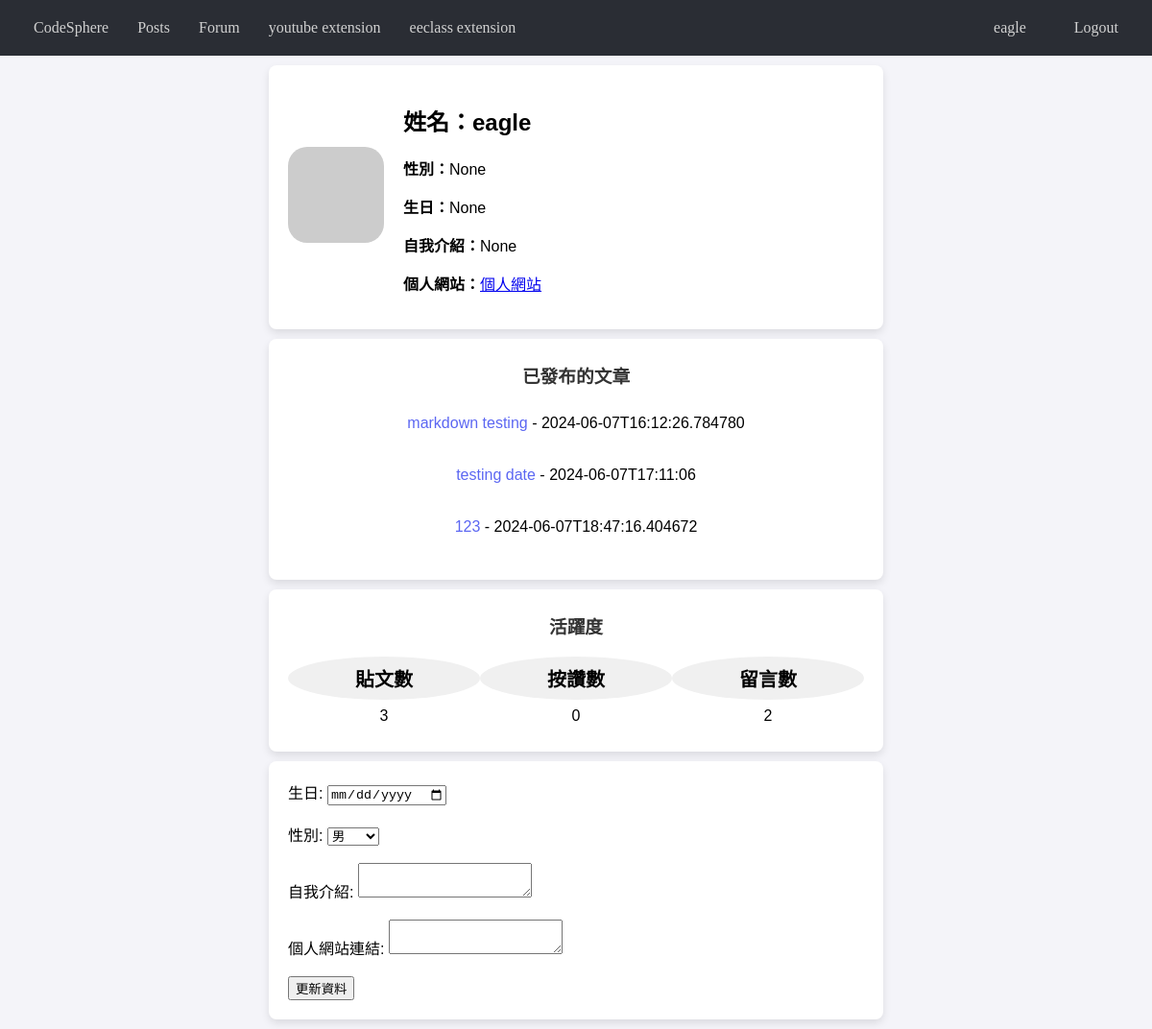
Page /profile (signed in) on the committed database.
### tables this page shows
CREATE TABLE users (user_id INTEGER PRIMARY KEY NOT NULL UNIQUE, name TEXT NOT NULL, password TEXT NOT NULL, email TEXT, birth TEXT, role TEXT NOT NULL DEFAULT user, gender TEXT, intro TEXT, web_link TEXT);

CREATE TABLE posts (post_id INTEGER PRIMARY KEY UNIQUE NOT NULL, author_id INTEGER REFERENCES users (user_id) NOT NULL, title TEXT NOT NULL, content TEXT NOT NULL, visible INTEGER NOT NULL DEFAULT (1), deleted INTEGER NOT NULL DEFAULT (0), created_at TEXT NOT NULL, deleted_at, updated_at TEXT NOT NULL);

### codeSphere/main.py (the view)
@app.route('/profile')
def profile():
    user = get_user_from_database()
    if user is None:
        return redirect(url_for('entrance'))
    posts = get_posts_from_database(user['id'])
    posts_amount = len(posts)
    comments = get_comments_from_database(user['id'])
    comments_amount = len(comments)
    likes = get_likes_from_database(user['id'])
    likes_amount = len(likes)
    return render_template('profile.html',
                           user=user,
                           posts=posts,
                           posts_amount=posts_amount,
                           comments_amount=comments_amount,
                           likes_amount = likes_amount
                           )

### codeSphere/main.py (called while the page is built)
def get_db():
    db = getattr(g, '_database', None)
    if db is None:
        db = g._database = sqlite3.connect(DATABASE)
    return db

@app.teardown_appcontext
def close_connection(exception):
    db = getattr(g, '_database', None)
    if db is not None:
        db.close()

def get_user_from_database():
    conn = get_db()
    cursor = conn.cursor()
    if 'username' in session and session['username']:
        cursor.execute('''select * from users where name = ?''', (session['username'],))
        res = cursor.fetchone()
        return {
            'id': res[0],
            'username': res[1],
            'gender': res[6],
            'birthday': res[4],
            'bio': res[7],
            'website_href': res[8],
            'website_name': '個人網站'
        }
    else:
        return None

def get_posts_from_database(user_id):
    conn = get_db()
    cursor = conn.cursor()
    cursor.execute('''select * from posts where author_id = ?''', (user_id,))
    posts = cursor.fetchall()
    return posts

def get_comments_from_database(user_id):
    conn = get_db()
    cursor = conn.cursor()
    cursor.execute('''select * from comments where author_id = ?''', (user_id,))
    comments = cursor.fetchall()
    return comments

def get_likes_from_database(user_id):
    conn = get_db()
    cursor = conn.cursor()
    cursor.execute('''select * from likesForPost where user_id = ?''', (user_id,))
    likes = cursor.fetchall()
    return likes

### codeSphere/templates/profile.html (shortened to what this page needs)
<!DOCTYPE html>
<html lang="zh-Hant">
<head>
    <link rel="stylesheet" type="text/css" href="{{ url_for('static', filename='profile.css') }}">
    <link rel="stylesheet" href="{{ url_for('static', filename='navbar.css') }}">
</head>
<body>
    <div class="profile-container">
        <div class="avatar" id="avatar">
            <img id="avatar-image" src="https://picsum.photos/200/300" alt="頭像">
        </div>
        <div class="personal-info" id="personal-info">
            <h2>姓名：{{ user.username }}</h2>
            <p><strong>性別：</strong>{{ user.gender }}</p>
            <p><strong>生日：</strong>{{ user.birthday }}</p>
            <p><strong>自我介紹：</strong>{{ user.bio }}</p>
            <p><p><strong>個人網站：</strong><a href="{{ user.website_href }}">{{ user.website_name }}</a></p></p>
        </div>
    </div>
    <div class="articles-container">
        <h3>已發布的文章</h3>
        {% for post in posts %}
        <ul id="articles-list">
            <li><a href="/">{{post[2]}}</a> - {{post[6]}}</li>
        </ul>
        {% endfor %}
    </div>
    <div class="stats-container">
        <h3>活躍度</h3>
        <table>
            <thead>
                <tr>
                    <th>貼文數</th>
                    <th>按讚數</th>
                    <th>留言數</th>
                </tr>
            </thead>
            <tbody>
                <tr id="stats-row">
                    <td>{{ posts_amount }}</td>
                    <td>{{ likes_amount }}</td>
                    <td>{{ comments_amount }}</td>
                </tr>
            </tbody>
        </table>
    </div>
    <div class="profile-container">
        <form action="/update_profile" method="POST">
            <label for="birthday">生日:</label>
            <input type="date" id="birthday" name="birthday" value=""><br><br>
            <label for="gender">性別:</label>
            <select id="gender" name="gender">
                <option value="男" selected>男</option>
            </select><br><br>
            <label for="bio">自我介紹:</label>
            <textarea id="bio" name="bio"></textarea><br><br>
            <label for="website_href">個人網站連結:</label>
            <textarea id="website_href" name="website_href"></textarea><br><br>
            <button type="submit">更新資料</button>
        </form>
    </div>
</body>
</html>

### codeSphere/static/profile.css (style rules this page uses)
body { font-family: Arial, sans-serif; margin: 0; padding: 0; background-color: #f4f4f9; }
.profile-container, .articles-container, .stats-container { max-width: 600px; }
.profile-container { display: flex; align-items: center; padding: 20px; margin: 10px auto; width: 80%; border-radius: 8px; background-color: white; box-shadow: 0 4px 8px rgba(0,0,0,0.1); }
.avatar img { width: 100px; height: 100px; border-radius: 20%; margin-right: 20px; }
.articles-container { padding: 10px; margin: 10px; }
.articles-container h3 { color: #333; }
.articles-container { padding: 5px 20px 20px 20px; background-color: white; margin: 10px auto; width: 80%; border-radius: 8px; box-shadow: 0 4px 8px rgba(0,0,0,0.1); text-align: center; }
.articles-container ul { list-style-type: none; padding: 0; }
.articles-container li { padding: 10px 0; border-bottom: 1px solid #eee; }
.articles-container li:last-child { border-bottom: none; }
.articles-container a { color: #5c67f2; text-decoration: none; }
.stats-container { padding: 5px 20px 20px 20px; background-color: white; margin: 10px auto; width: 80%; border-radius: 8px; box-shadow: 0 4px 8px rgba(0,0,0,0.1); text-align: center; }
.stats-container h3 { color: #333; }
table { width: 100%; margin-top: 10px; border-collapse: collapse; }
th, td { padding: 8px; text-align: center; }
th { font-size: 20px; border-radius: 50%; }
thead { background-color: #f0f0f0; }
.personal-info, .articles-container, .stats-container { flex-grow: 1; }

### rows in the picture
users: username "eagle"
posts: title "markdown testing", created_at "2024-06-07T16:12:26.784780"
posts: title "testing date", created_at "2024-06-07T17:11:06"
posts: title "123", created_at "2024-06-07T18:47:16.404672"

### other values in the picture
{{ user.gender }} "None"
{{ user.birthday }} "None"
{{ user.bio }} "None"
{{ user.website_name }} "個人網站"
{{ posts_amount }} "3"
{{ likes_amount }} "0"
{{ comments_amount }} "2"
